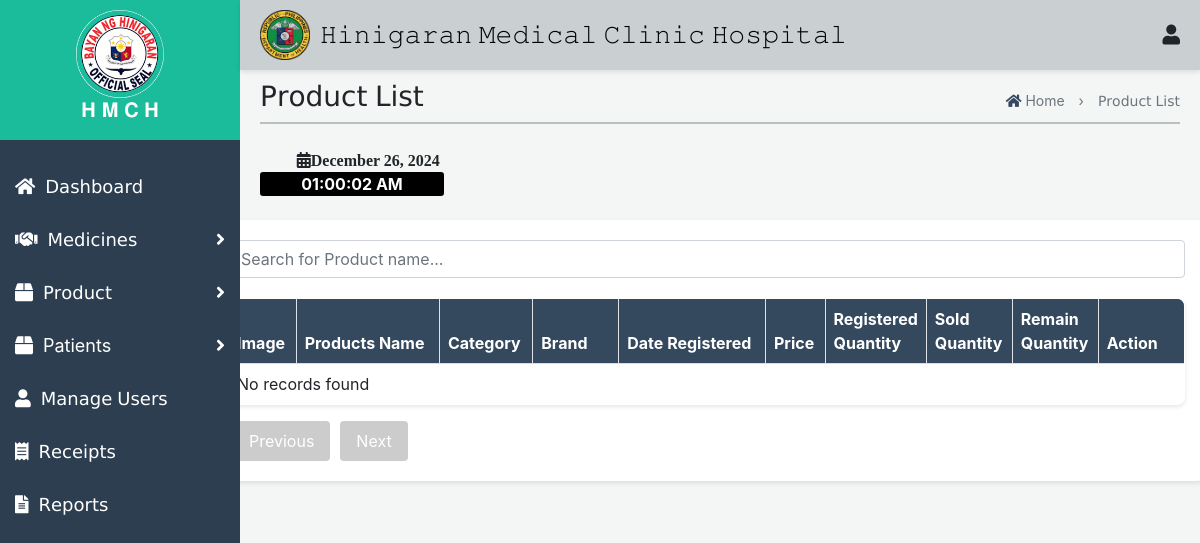
Page /Admin/PharmacyProductList.php on the earlier database version.
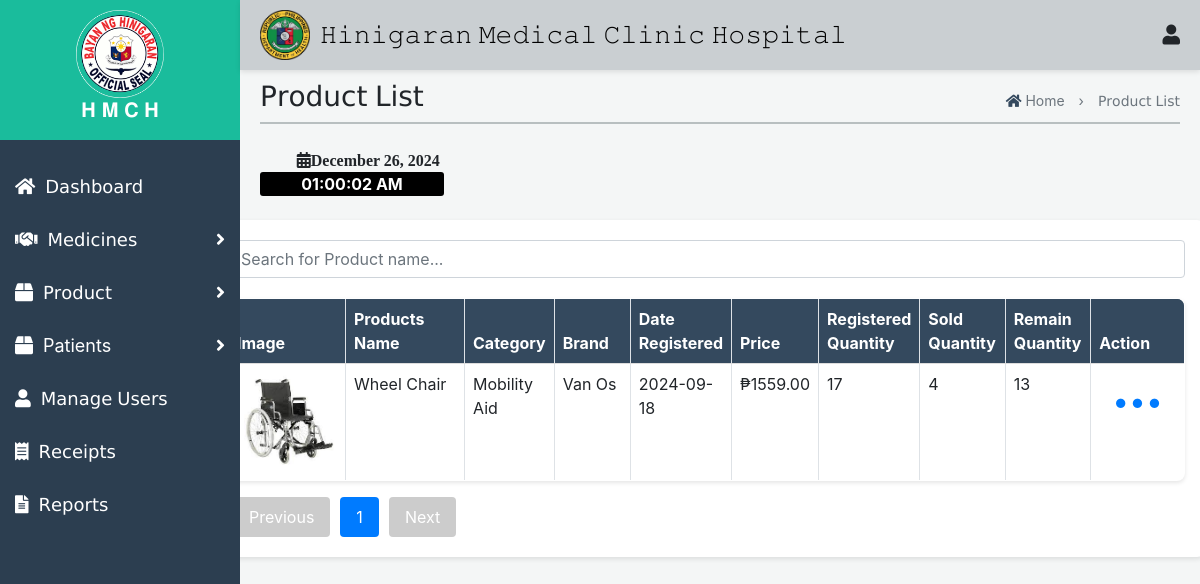
Same page on the later database version.
### tables this page shows
CREATE TABLE `pharmacy_products` (
  `id` int(11) NOT NULL,
  `image` varchar(255) NOT NULL,
  `product` varchar(255) NOT NULL,
  `category` varchar(255) NOT NULL,
  `brand` varchar(255) NOT NULL,
  `date_registered` date NOT NULL,
  `selling_price` decimal(10,2) NOT NULL,
  `registered_quantity` varchar(255) DEFAULT '0',
  `sold_quantity` int(11) DEFAULT 0,
  `remaining_quantity` int(11) GENERATED ALWAYS AS (`registered_quantity` - `sold_quantity`) STORED
);

### Admin/PharmacyProductList.php (the view, shortened to what the changed rows need)
<?php
$servername = "localhost";
$username = "root";
$password = "";
$dbname = "database";
$conn = new mysqli($servername, $username, $password, $dbname);
$records_per_page = 5;
$page = isset($_GET['page']) ? (int)$_GET['page'] : 1;
$start_from = ($page - 1) * $records_per_page;
$sql = "SELECT * FROM pharmacy_products LIMIT $start_from, $records_per_page";
$result = $conn->query($sql);
$total_records_sql = "SELECT COUNT(*) FROM pharmacy_products";
$total_records_result = $conn->query($total_records_sql);
$total_records = $total_records_result->fetch_array()[0];
$total_pages = ceil($total_records / $records_per_page);
?>
<!DOCTYPE html>
<html lang="en">
<head>
    <link rel="stylesheet" href="Med.css">
     <link rel="stylesheet" href="Receipt.css">
    <link href="https://maxcdn.bootstrapcdn.com/bootstrap/4.5.2/css/bootstrap.min.css" rel="stylesheet">
    <link href="https://cdnjs.cloudflare.com/ajax/libs/font-awesome/5.15.4/css/all.min.css" rel="stylesheet">
</head>
<body>
    <div class="top-nav">
    <div class="icon-container">
        <h1>𝙷𝚒𝚗𝚒𝚐𝚊𝚛𝚊𝚗 𝙼𝚎𝚍𝚒𝚌𝚊𝚕 𝙲𝚕𝚒𝚗𝚒𝚌 𝙷𝚘𝚜𝚙𝚒𝚝𝚊𝚕</h1>
    </div>
</div>
    <div id="mySidenav" class="side-nav">
        <div class="logo-container">
            <h2>𝐇 𝐌 𝐂 𝐇</h2>
        </div>
    </div>
    <div id="mainContent" class="main-content">
<div class="first1" style="opacity: 0.9; border-top: 2px solid #b2babb; margin-top: -20px;"></div><br>
<div class="container mt-4">
    <div class="medicines-content-wrapper" style="width: 112%; margin-left: -67px;">
    <table id="medicines-table" class="table table-bordered">
        <thead>
            <tr>
                <th>Image</th>
                <th style="width: 15%;">Products Name</th>
                <th>Category</th>
                <th style="width: 9%;">Brand</th>
                <th>Date Registered</th>
                <th>Price</th>
                <th style="width: 9%;">Registered Quantity</th>
                <th style="width: 9%;">Sold Quantity</th>
                <th style="width: 9%;">Remain Quantity</th>
                <th style="width: 9%;">Action</th>
            </tr>
        </thead>
        <tbody>
            <?php if ($result->num_rows > 0): ?>
                <?php while($row = $result->fetch_assoc()): ?>
                    <tr>
                        <td><img src="<?= $row["image"] ?>" alt="Product Image" class="img-fluid" style="max-width: 100px;"></td>
                        <td><?= $row["product"] ?></td>
                        <td><?= $row["category"] ?></td>
                        <td><?= $row["brand"] ?></td>
                        <td><?= $row["date_registered"] ?></td>
                        <td>₱<?= $row["selling_price"] ?></td>
                        <td><?= $row["registered_quantity"] ?></td>
                        <td><?= $row["sold_quantity"] ?></td>
                        <td><?= $row["remaining_quantity"] ?></td>
                        <td>
                            <button class="btn btn-link" type="button" id="dropdownMenuButton" data-toggle="dropdown" aria-haspopup="true" aria-expanded="false" style="text-decoration: none; font-size: 30px">
                                •••
                            </button>
                        </td>
                    </tr>
                <?php endwhile; ?>
            <?php else: ?>
                <tr><td colspan="10">No records found</td></tr>
            <?php endif; ?>
        </tbody>
    </table>
        <div class="pagination">
            <?php if ($page > 1): ?>
                <a href="?page=<?= $page - 1 ?>">Previous</a>
            <?php else: ?>
                <a class="disabled">Previous</a>
            <?php endif; ?>
            <?php for ($i = 1; $i <= $total_pages; $i++): ?>
                <a href="?page=<?= $i ?>"><?= $i ?></a>
            <?php endfor; ?>
            <?php if ($page < $total_pages): ?>
                <a href="?page=<?= $page + 1 ?>">Next</a>
            <?php else: ?>
                <a class="disabled">Next</a>
            <?php endif; ?>
        </div>
</div>
</body>
</html>

Differences in the rows shown:
added pharmacy_products: image (picture), product "Wheel Chair", category "Mobility Aid", brand "Van Os", date_registered "2024-09-18", selling_price "1559.00", registered_quantity "17", sold_quantity "4", remaining_quantity "13"
Other differences:
new list line: "1"
text no longer shown: "No records found"
